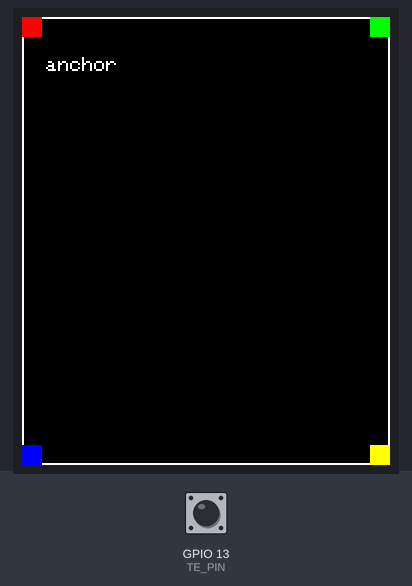
Simulated run of this sketch. Board: ESP32-S3. On the bench: 368×448 colour display. The test bench sets the inputs (shaded band); at power-on: GPIO 13 (TE_PIN) HIGH. What the sketch prints to the serial monitor is not drawn.

Above: at 6.8 s.

The sketch:

panel.ino
```cpp
/*
 * Wake the panel, and prove it woke.
 *
 * The board is a Waveshare ESP32-S3-Touch-AMOLED-1.8, V2 hardware: a CO5300 controller behind a
 * 368x448 AMOLED, with a CST820 touch controller on the same I2C bus as an AXP2101, an ES8311, a
 * PCF85063 and a QMI8658. The V1 revision of the same product is an SH8601 with an FT3168, which is
 * why the touch controller's identity register was worth reading — it names the hardware revision,
 * and the revision names the display driver.
 *
 * Two things the pin map settles that a sweep could not:
 *
 *   - **The bus is CS=12, SCK=11, D0-D3 = 4, 5, 6, 7.** That combination was inside the first sweep's
 *     search space and the sweep still failed to wake the panel, which was the clue that the problem
 *     was never the pins.
 *   - **There is no reset pin.** The vendor's own example passes `GFX_NOT_DEFINED` for it. So the
 *     earlier guess — that a swept pin had left the panel held in reset — was wrong. What actually
 *     happened is simpler: a sweep sent SLPIN on the real bus and put the controller to sleep, and
 *     the wake attempt afterwards allowed 60ms where a CO5300 needs 120ms after sleep-out before it
 *     will accept another command. The panel was never broken. It was asleep, and being woken too
 *     impatiently to notice.
 *
 * This sketch does the full initialisation rather than a bare sleep-out, because that is the thing
 * that is certain to work from any state, and it reports whether the tearing-effect line on GPIO 13
 * came back — a measurement rather than a request to go and look at the desk.
 */

#include <Arduino.h>
#include <Arduino_GFX_Library.h>

/* From the vendor's `pin_config.h` for arduino-v2 (V2 hardware), not from memory. */
#define LCD_SDIO0 4
#define LCD_SDIO1 5
#define LCD_SDIO2 6
#define LCD_SDIO3 7
#define LCD_SCLK 11
#define LCD_CS 12
#define LCD_WIDTH 368
#define LCD_HEIGHT 448
#define TE_PIN 13

Arduino_DataBus *bus = new Arduino_ESP32QSPI(LCD_CS, LCD_SCLK, LCD_SDIO0, LCD_SDIO1, LCD_SDIO2,
                                             LCD_SDIO3);

/*
 * The 16 is a column offset, and it is the vendor's, not a guess. A CO5300 addresses a wider frame
 * than this panel exposes, so the visible window starts sixteen columns in; getting it wrong shifts
 * every pixel sideways and wraps the right-hand edge.
 */
Arduino_CO5300 *gfx = new Arduino_CO5300(bus, GFX_NOT_DEFINED /* RST */, 0 /* rotation */, LCD_WIDTH,
                                         LCD_HEIGHT, 16, 0, 0, 0);

static String report;

static void say(const String &line) {
  report += line;
  report += "\n";
  Serial.print(line);
  Serial.print("\n");
  Serial.flush();
}

/* Transitions on the tearing line over a window. Zero means nothing is refreshing. */
static int te_activity(uint16_t ms) {
  pinMode(TE_PIN, INPUT);
  int last = digitalRead(TE_PIN);
  int changes = 0;
  uint32_t until = millis() + ms;
  while (millis() < until) {
    int now = digitalRead(TE_PIN);
    if (now != last) {
      changes++;
      last = now;
    }
  }
  return changes;
}

void setup() {
  Serial.begin(115200);
  Serial.setTxTimeoutMs(1000);
  delay(2500);

  say("");
  say("panel: waveshare esp32-s3-touch-amoled-1.8 (v2), CO5300 368x448");
  say(String("panel: tearing activity before init: ") + te_activity(150));

  if (!gfx->begin()) {
    say("panel: gfx->begin() failed");
  } else {
    say("panel: gfx->begin() ok");
  }

  gfx->setBrightness(180);

  /*
   * Turn the tearing line back on, because the oracle was switched off rather than the panel.
   *
   * The original 58 Hz signal came from whatever firmware shipped on the board, which had enabled
   * it. Arduino_GFX's init does not, so after a fresh `begin()` the line sits still whether or not
   * the panel is refreshing — and reading that stillness as "still dark" would be the same mistake
   * as reading an empty I2C scan on the wrong pins as "no display". `0x35` with parameter 0 is
   * tearing-effect on, V-blank only.
   */
  bus->beginWrite();
  bus->writeC8D8(0x35, 0x00);
  bus->endWrite();
  delay(50);
  say(String("panel: tearing enabled, activity now ") + te_activity(300));

  /*
   * Three flat fills, a second apart. Flat colour is the right first frame: it needs no font and no
   * layout, so anything wrong with it is wrong with the bus or the offsets rather than with drawing.
   */
  gfx->fillScreen(RGB565_RED);
  say(String("panel: red, tearing activity ") + te_activity(300));
  delay(700);
  gfx->fillScreen(RGB565_GREEN);
  say(String("panel: green, tearing activity ") + te_activity(300));
  delay(700);
  gfx->fillScreen(RGB565_BLUE);
  say(String("panel: blue, tearing activity ") + te_activity(300));
  delay(700);

  // Something with structure, so the geometry and the column offset can be judged and not assumed.
  gfx->fillScreen(RGB565_BLACK);
  gfx->drawRect(0, 0, LCD_WIDTH, LCD_HEIGHT, RGB565_WHITE);
  gfx->drawRect(1, 1, LCD_WIDTH - 2, LCD_HEIGHT - 2, RGB565_WHITE);
  gfx->fillRect(0, 0, 20, 20, RGB565_RED);                              // top left
  gfx->fillRect(LCD_WIDTH - 20, 0, 20, 20, RGB565_GREEN);               // top right
  gfx->fillRect(0, LCD_HEIGHT - 20, 20, 20, RGB565_BLUE);               // bottom left
  gfx->fillRect(LCD_WIDTH - 20, LCD_HEIGHT - 20, 20, 20, RGB565_YELLOW); // bottom right
  gfx->setCursor(24, 40);
  gfx->setTextColor(RGB565_WHITE);
  gfx->setTextSize(2);
  gfx->println("anchor");

  int after = te_activity(300);
  say(String("panel: border and corners drawn, tearing activity ") + after);
  say(after > 2 ? "panel: AWAKE — the controller is refreshing again"
                : "panel: still quiet — the panel is not refreshing");
  say("panel: done");
}

void loop() {
  Serial.print(report);
  Serial.flush();
  delay(4000);
}
```
